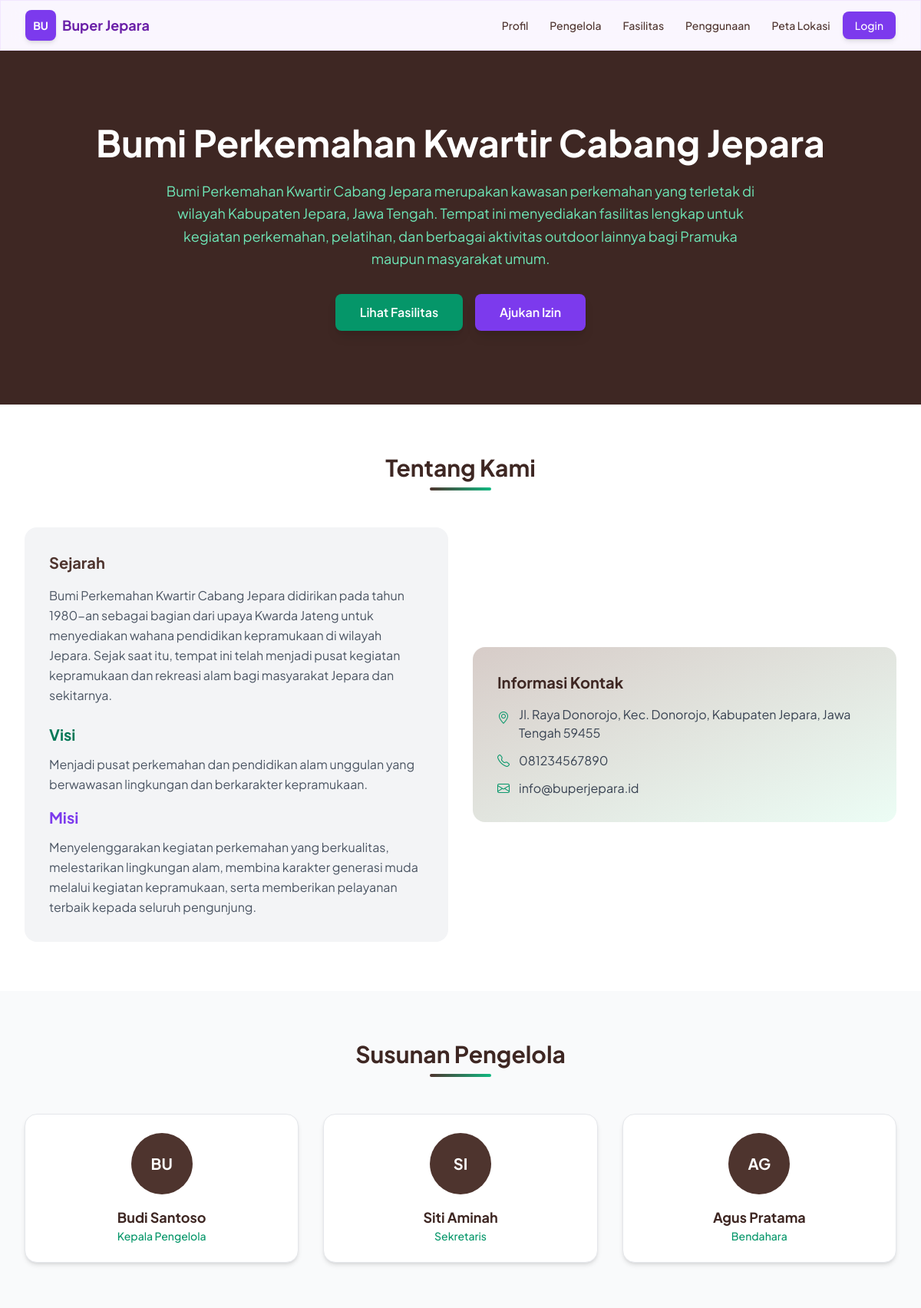
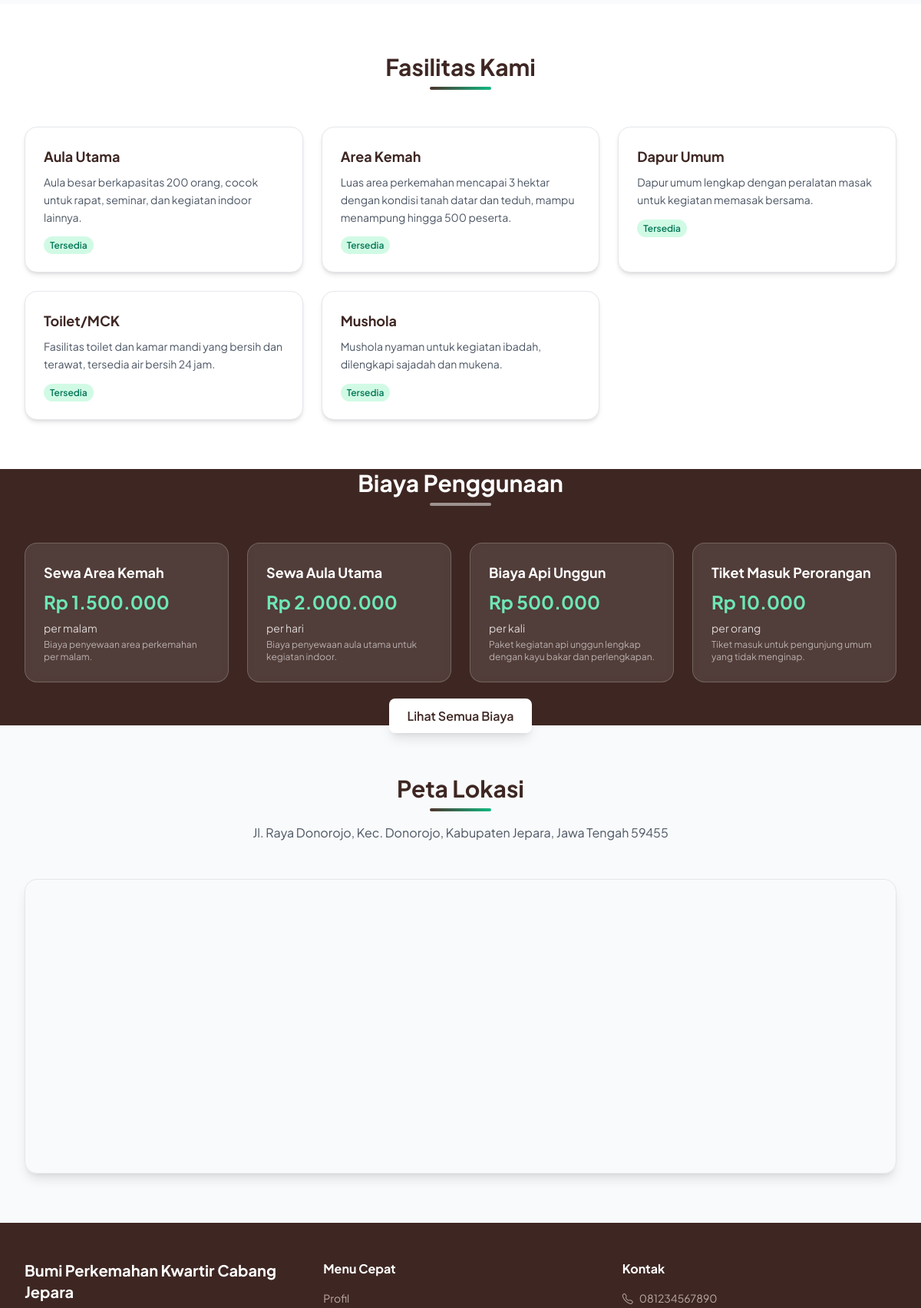
The page / (upper part) on the database its author committed (2 pictures, top to bottom).
### tables this page shows
CREATE TABLE `pengaturan` (
  `id` INT AUTO_INCREMENT PRIMARY KEY,
  `nama_pengaturan` VARCHAR(100) NOT NULL UNIQUE,
  `nilai` TEXT,
  `keterangan` VARCHAR(255),
  `updated_at` TIMESTAMP DEFAULT CURRENT_TIMESTAMP ON UPDATE CURRENT_TIMESTAMP
);

CREATE TABLE `profil` (
  `id` INT AUTO_INCREMENT PRIMARY KEY,
  `nama_buper` VARCHAR(150) NOT NULL,
  `deskripsi` TEXT,
  `sejarah` TEXT,
  `visi` TEXT,
  `misi` TEXT,
  `alamat` TEXT,
  `telepon` VARCHAR(20),
  `email` VARCHAR(100),
  `foto` VARCHAR(255),
  `latitude` VARCHAR(50),
  `longitude` VARCHAR(50),
  `updated_at` TIMESTAMP DEFAULT CURRENT_TIMESTAMP ON UPDATE CURRENT_TIMESTAMP
);

CREATE TABLE `pengelola` (
  `id` INT AUTO_INCREMENT PRIMARY KEY,
  `nama` VARCHAR(100) NOT NULL,
  `jabatan` VARCHAR(100) NOT NULL,
  `foto` VARCHAR(255),
  `urutan` INT DEFAULT 0,
  `status` ENUM('aktif','nonaktif') NOT NULL DEFAULT 'aktif',
  `created_at` TIMESTAMP DEFAULT CURRENT_TIMESTAMP
);

CREATE TABLE `fasilitas` (
  `id` INT AUTO_INCREMENT PRIMARY KEY,
  `nama_fasilitas` VARCHAR(100) NOT NULL,
  `deskripsi` TEXT,
  `icon` VARCHAR(50),
  `gambar` VARCHAR(255),
  `status` ENUM('tersedia','tidak_tersedia') NOT NULL DEFAULT 'tersedia',
  `created_at` TIMESTAMP DEFAULT CURRENT_TIMESTAMP
);

CREATE TABLE `biaya` (
  `id` INT AUTO_INCREMENT PRIMARY KEY,
  `nama_biaya` VARCHAR(100) NOT NULL,
  `deskripsi` TEXT,
  `harga` DECIMAL(12,2) NOT NULL DEFAULT 0,
  `satuan` VARCHAR(50) NOT NULL,
  `keterangan` TEXT,
  `created_at` TIMESTAMP DEFAULT CURRENT_TIMESTAMP
);

### config/functions.php (called while the page is built, shortened)
<?php
function formatRupiah($angka) {
    return 'Rp ' . number_format($angka, 0, ',', '.');
}
function e($data) {
    return htmlspecialchars($data ?? '', ENT_QUOTES, 'UTF-8');
}
function getPengaturan($conn, $key) {
    $key = mysqli_real_escape_string($conn, $key);
    $q = mysqli_query($conn, "SELECT nilai FROM pengaturan WHERE nama_pengaturan='$key' LIMIT 1");
    $r = mysqli_fetch_assoc($q);
    return $r['nilai'] ?? '';
}
?>

### index.php (the view, shortened to what this page needs)
<?php
require_once __DIR__ . '/config/koneksi.php';
$q = mysqli_query($conn, "SELECT * FROM profil WHERE id = 1");
$profil = mysqli_fetch_assoc($q);
$namaWebsiteLanding = getPengaturan($conn, 'nama_website') ?: 'Buper Jepara';
$q_fasilitas = mysqli_query($conn, "SELECT * FROM fasilitas WHERE status='tersedia' LIMIT 6");
$fasilitas_list = [];
while ($row = mysqli_fetch_assoc($q_fasilitas)) $fasilitas_list[] = $row;
$q_pengelola = mysqli_query($conn, "SELECT * FROM pengelola WHERE status='aktif' ORDER BY urutan ASC LIMIT 6");
$pengelola_list = [];
while ($row = mysqli_fetch_assoc($q_pengelola)) $pengelola_list[] = $row;
$q_biaya = mysqli_query($conn, "SELECT * FROM biaya LIMIT 4");
$biaya_list = [];
while ($row = mysqli_fetch_assoc($q_biaya)) $biaya_list[] = $row;
?>
<!DOCTYPE html>
<html lang="id">
<head>
    <script src="https://cdn.tailwindcss.com"></script>
    <link href="https://cdn.jsdelivr.net/npm/bootstrap-icons@1.10.5/font/bootstrap-icons.css" rel="stylesheet">
    <?php $logoLanding = getPengaturan($conn, 'logo'); ?>
</head>
<body class="bg-gray-50 text-gray-900">
<nav class="sticky top-0 z-50 bg-purple-50/80 backdrop-blur-md shadow-sm border border-purple-200/50">
    <div class="max-w-7xl mx-auto px-4 sm:px-6 lg:px-8">
        <div class="flex justify-between items-center h-16">
            <div class="flex items-center gap-2">
                <a href="index.php" class="flex items-center gap-2">
                    <?php if (!empty($logoLanding)): ?>
                        <img src="<?= e($logoLanding) ?>" alt="Logo" class="w-10 h-10 object-contain">
                    <?php else: ?>
                        <div class="w-10 h-10 bg-purple-700 rounded-lg flex items-center justify-center text-white font-bold text-sm shadow-md">BU</div>
                    <?php endif; ?>
                    <span class="text-lg font-bold text-purple-800"><?= e($namaWebsiteLanding) ?></span>
                </a>
            </div>
            <div class="hidden md:flex items-center space-x-1 text-sm font-medium">
                <a href="#profil" class="px-3 py-2 rounded-lg text-brown-700 hover:bg-brown-100 transition">Profil</a>
                <a href="#pengelola" class="px-3 py-2 rounded-lg text-brown-700 hover:bg-brown-100 transition">Pengelola</a>
                <a href="#fasilitas" class="px-3 py-2 rounded-lg text-brown-700 hover:bg-brown-100 transition">Fasilitas</a>
                <div class="relative group">
                    <a href="#penggunaan" class="px-3 py-2 rounded-lg text-brown-700 hover:bg-purple-100 transition">Penggunaan</a>
                </div>
                <a href="#peta" class="px-3 py-2 rounded-lg text-brown-700 hover:bg-brown-100 transition">Peta Lokasi</a>
                <a href="auth/login.php" target="_blank" class="px-4 py-2 bg-purple-700 text-white rounded-lg hover:bg-purple-600 transition shadow-md ml-2">Login</a>
            </div>
        </div>
    </div>
</nav>
<section class="bg-brown-800 text-white">
    <div class="max-w-7xl mx-auto px-4 sm:px-6 lg:px-8 py-24 text-center">
        <h1 class="text-4xl md:text-5xl font-bold mb-6 leading-tight">
            <?= e($profil['nama_buper'] ?? 'Bumi Perkemahan Kwartir Cabang Jepara') ?>
        </h1>
        <p class="text-lg text-emerald-300 max-w-3xl mx-auto mb-8 leading-relaxed">
            <?= e($profil['deskripsi'] ?? 'Tempat perkemahan terbaik di Jepara untuk kegiatan Pramuka dan rekreasi alam.') ?>
        </p>
        <div class="flex flex-wrap justify-center gap-4">
            <a href="#fasilitas" class="px-8 py-3 bg-emerald-600 hover:bg-emerald-500 text-white font-semibold rounded-lg shadow-lg transition-colors">Lihat Fasilitas</a>
            <a href="landing/izin.php" class="px-8 py-3 bg-purple-700 hover:bg-purple-600 text-white font-semibold rounded-lg shadow-lg transition-colors">Ajukan Izin</a>
        </div>
    </div>
</section>
<section id="profil" class="py-16 bg-white">
    <div class="max-w-7xl mx-auto px-4 sm:px-6 lg:px-8">
        <div class="text-center mb-12">
            <h2 class="text-3xl font-bold text-brown-800 mb-2">Tentang Kami</h2>
            <div class="w-20 h-1 bg-gradient-to-r from-brown-700 to-emerald-500 mx-auto rounded"></div>
        </div>
        <div class="grid md:grid-cols-2 gap-8 items-center">
            <div class="bg-gray-100 rounded-2xl p-8">
                <h3 class="text-xl font-bold text-brown-700 mb-4">Sejarah</h3>
                <p class="text-gray-600 leading-relaxed mb-6"><?= e($profil['sejarah'] ?? '') ?></p>
                <h3 class="text-xl font-bold text-emerald-700 mb-3">Visi</h3>
                <p class="text-gray-600 leading-relaxed mb-4"><?= e($profil['visi'] ?? '') ?></p>
                <h3 class="text-xl font-bold text-purple-700 mb-3">Misi</h3>
                <p class="text-gray-600 leading-relaxed"><?= e($profil['misi'] ?? '') ?></p>
            </div>
            <div class="bg-gradient-to-br from-brown-100 to-emerald-50 rounded-2xl p-8">
                <h3 class="text-xl font-bold text-brown-800 mb-4">Informasi Kontak</h3>
                <div class="space-y-3 text-gray-700">
                    <div class="flex items-start gap-3">
                        <i class="bi bi-geo-alt text-emerald-600 mt-1"></i>
                        <span><?= e($profil['alamat'] ?? '-') ?></span>
                    </div>
                    <div class="flex items-center gap-3">
                        <i class="bi bi-telephone text-emerald-600"></i>
                        <span><?= e($profil['telepon'] ?? '-') ?></span>
                    </div>
                    <div class="flex items-center gap-3">
                        <i class="bi bi-envelope text-emerald-600"></i>
                        <span><?= e($profil['email'] ?? '-') ?></span>
                    </div>
                </div>
            </div>
        </div>
    </div>
</section>
<section id="pengelola" class="py-16 bg-gray-50">
    <div class="max-w-7xl mx-auto px-4 sm:px-6 lg:px-8">
        <div class="text-center mb-12">
            <h2 class="text-3xl font-bold text-brown-800 mb-2">Susunan Pengelola</h2>
            <div class="w-20 h-1 bg-gradient-to-r from-brown-700 to-emerald-500 mx-auto rounded"></div>
        </div>
        <div class="grid md:grid-cols-3 gap-8">
            <?php foreach ($pengelola_list as $p): ?>
            <div class="bg-white rounded-2xl shadow-md border border-gray-200 p-6 text-center hover:shadow-lg transition-shadow">
                <div class="w-20 h-20 rounded-full mx-auto mb-4 bg-brown-700 flex items-center justify-center text-white text-xl font-bold overflow-hidden">
                    <?php if (!empty($p['foto'])): ?>
                        <img src="<?= e($p['foto']) ?>" alt="Foto" class="w-full h-full object-cover">
                    <?php else: ?>
                        <?= strtoupper(substr($p['nama'], 0, 2)) ?>
                    <?php endif; ?>
                </div>
                <h3 class="text-lg font-bold text-brown-800"><?= e($p['nama']) ?></h3>
                <p class="text-emerald-600 font-medium text-sm"><?= e($p['jabatan']) ?></p>
            </div>
            <?php endforeach; ?>
        </div>
    </div>
</section>
<section id="fasilitas" class="py-16 bg-white">
    <div class="max-w-7xl mx-auto px-4 sm:px-6 lg:px-8">
        <div class="text-center mb-12">
            <h2 class="text-3xl font-bold text-brown-800 mb-2">Fasilitas Kami</h2>
            <div class="w-20 h-1 bg-gradient-to-r from-brown-700 to-emerald-500 mx-auto rounded"></div>
        </div>
        <div class="grid md:grid-cols-3 gap-6">
            <?php foreach ($fasilitas_list as $f): ?>
            <div class="bg-white rounded-2xl shadow-md border border-gray-200 overflow-hidden hover:shadow-lg transition-shadow">
                <div class="p-6">
                <h3 class="text-lg font-bold text-brown-800 mb-2"><?= e($f['nama_fasilitas']) ?></h3>
                <p class="text-gray-600 text-sm leading-relaxed mb-3"><?= e($f['deskripsi']) ?></p>
                <span class="px-2 py-1 text-xs font-semibold rounded-full bg-emerald-100 text-emerald-700">Tersedia</span>
                </div>
            </div>
            <?php endforeach; ?>
        </div>
    </div>
</section>
<section class="bg-brown-800 text-white">
    <div class="max-w-7xl mx-auto px-4 sm:px-6 lg:px-8">
        <div class="text-center mb-12">
            <h2 class="text-3xl font-bold mb-2">Biaya Penggunaan</h2>
            <div class="w-20 h-1 bg-white/50 mx-auto rounded"></div>
        </div>
        <div class="grid md:grid-cols-4 gap-6">
            <?php foreach ($biaya_list as $b): ?>
            <div class="bg-white/10 backdrop-blur-sm rounded-2xl p-6 border border-white/20 hover:bg-white/20 transition">
                <h3 class="text-lg font-bold mb-2"><?= e($b['nama_biaya']) ?></h3>
                <p class="text-2xl font-bold text-emerald-300 mb-2"><?= e(formatRupiah($b['harga'])) ?></p>
                <p class="text-sm text-white/80 mb-1"><?= e($b['satuan']) ?></p>
                <p class="text-xs text-white/60"><?= e($b['deskripsi']) ?></p>
            </div>
            <?php endforeach; ?>
        </div>
        <div class="text-center mt-8">
            <a href="landing/biaya.php" class="px-6 py-3 bg-white text-brown-800 font-semibold rounded-lg hover:bg-gray-100 transition shadow-lg">Lihat Semua Biaya</a>
        </div>
    </div>
</section>
<section id="peta" class="py-16 bg-gray-50">
    <div class="max-w-7xl mx-auto px-4 sm:px-6 lg:px-8">
        <div class="text-center mb-12">
            <h2 class="text-3xl font-bold text-brown-800 mb-2">Peta Lokasi</h2>
            <div class="w-20 h-1 bg-gradient-to-r from-brown-700 to-emerald-500 mx-auto rounded"></div>
            <p class="text-gray-600 mt-4"><?= e($profil['alamat'] ?? '') ?></p>
        </div>
        <div class="rounded-2xl overflow-hidden shadow-lg border border-gray-200 h-96">
            <?php
            $lat = $profil['latitude'] ?? '-6.5453';
            $lng = $profil['longitude'] ?? '110.9543';
            ?>
            <iframe
                width="100%"
                height="100%"
                style="border:0"
                loading="lazy"
                src="https://www.google.com/maps/embed?pb=!1m18!1m12!1m3!1d3965.123456789!2d<?= e($lng) ?>!3d<?= e($lat) ?>!2m3!1f0!2f0!3f0!3m2!1i1024!2i768!4f13.1!3m3!1m2!1s0x0%3A0x0!2zNsKwMzInNDMuMSJTIDExMMKwNTcnMTUuNSJF!5e0!3m2!1sid!2sid!4v1234567890!5m2!1sid!2sid">
            </iframe>
        </div>
    </div>
</section>
<footer class="bg-brown-800 text-white py-12">
    <div class="max-w-7xl mx-auto px-4 sm:px-6 lg:px-8">
        <div class="grid md:grid-cols-3 gap-8">
            <div>
                <h3 class="text-xl font-bold mb-4"><?= e($profil['nama_buper'] ?? 'Buper Jepara') ?></h3>
            </div>
            <div>
                <h4 class="font-bold mb-4">Menu Cepat</h4>
                <ul class="space-y-2 text-sm text-brown-200">
                    <li><a href="#profil" class="hover:text-white transition">Profil</a></li>
                </ul>
            </div>
            <div>
                <h4 class="font-bold mb-4">Kontak</h4>
                <ul class="space-y-2 text-sm text-brown-200">
                    <li><i class="bi bi-telephone mr-2"></i><?= e($profil['telepon'] ?? '') ?></li>
                </ul>
            </div>
        </div>
    </div>
</footer>
</body>
</html>

### index.php (style rules this page uses)
html { scroll-behavior: smooth; }
body { font-family: 'Plus Jakarta Sans', sans-serif; }

### rows shown on the page
pengaturan: nilai "Buper Jepara"
profil: nama_buper "Bumi Perkemahan Kwartir Cabang Jepara", deskripsi "Bumi Perkemahan Kwartir Cabang Jepara merupakan kawasan perkemahan yang terletak di wilayah Kabupaten Jepara, Jawa Tengah. Tempat ini menyediakan fasilitas lengkap untuk kegiatan perkemahan, pelatihan, dan berbagai aktivitas outdoor lainnya bagi Pramuka maupun masyarakat umum.", sejarah "Bumi Perkemahan Kwartir Cabang Jepara didirikan pada tahun 1980-an sebagai bagian dari upaya Kwarda Jateng untuk menyediakan wahana pendidikan kepramukaan di wilayah Jepara. Sejak saat itu, tempat ini telah menjadi pusat kegiatan kepramukaan dan rekreasi alam bagi masyarakat Jepara dan sekitarnya.", visi "Menjadi pusat perkemahan dan pendidikan alam unggulan yang berwawasan lingkungan dan berkarakter kepramukaan.", misi "Menyelenggarakan kegiatan perkemahan yang berkualitas, melestarikan lingkungan alam, membina karakter generasi muda melalui kegiatan kepramukaan, serta memberikan pelayanan terbaik kepada seluruh pengunjung.", alamat "Jl. Raya Donorojo, Kec. Donorojo, Kabupaten Jepara, Jawa Tengah 59455", telepon "081234567890", email "info@buperjepara.id"
pengelola: nama "BU", nama "Budi Santoso", jabatan "Kepala Pengelola"
pengelola: nama "SI", nama "Siti Aminah", jabatan "Sekretaris"
pengelola: nama "AG", nama "Agus Pratama", jabatan "Bendahara"
fasilitas: nama_fasilitas "Aula Utama", deskripsi "Aula besar berkapasitas 200 orang, cocok untuk rapat, seminar, dan kegiatan indoor lainnya."
fasilitas: nama_fasilitas "Area Kemah", deskripsi "Luas area perkemahan mencapai 3 hektar dengan kondisi tanah datar dan teduh, mampu menampung hingga 500 peserta."
fasilitas: nama_fasilitas "Dapur Umum", deskripsi "Dapur umum lengkap dengan peralatan masak untuk kegiatan memasak bersama."
fasilitas: nama_fasilitas "Toilet/MCK", deskripsi "Fasilitas toilet dan kamar mandi yang bersih dan terawat, tersedia air bersih 24 jam."
fasilitas: nama_fasilitas "Mushola", deskripsi "Mushola nyaman untuk kegiatan ibadah, dilengkapi sajadah dan mukena."
biaya: nama_biaya "Sewa Area Kemah", harga "Rp 1.500.000", satuan "per malam", deskripsi "Biaya penyewaan area perkemahan per malam."
biaya: nama_biaya "Sewa Aula Utama", harga "Rp 2.000.000", satuan "per hari", deskripsi "Biaya penyewaan aula utama untuk kegiatan indoor."
biaya: nama_biaya "Biaya Api Unggun", harga "Rp 500.000", satuan "per kali", deskripsi "Paket kegiatan api unggun lengkap dengan kayu bakar dan perlengkapan."
biaya: nama_biaya "Tiket Masuk Perorangan", harga "Rp 10.000", satuan "per orang", deskripsi "Tiket masuk untuk pengunjung umum yang tidak menginap."
